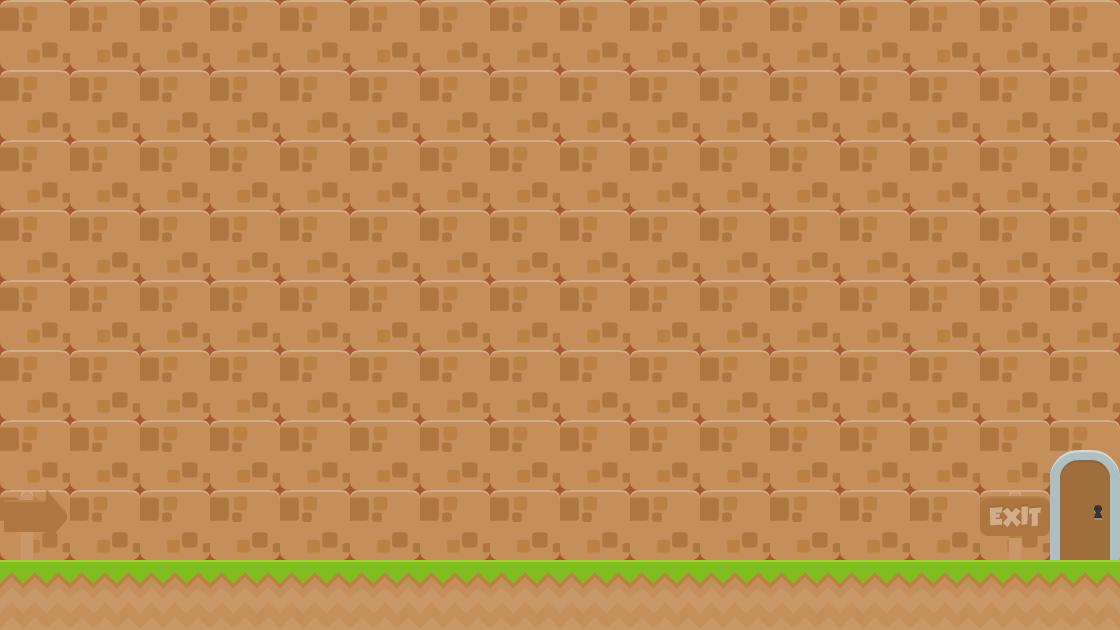

Below is a game level as drawn by its tile map, then a one-line description and the .tmx that defines it (tile-layer data replaced by summaries):
An orthogonal 16x9 tile map with 70x70 px tiles, 3 tile layers (backgrund2, backgrund1, collision), 2 tilesets.

<map version="1.0" orientation="orthogonal" renderorder="right-down" width="16" height="9" tilewidth="70" tileheight="70" backgroundcolor="#a5592e">
 <tileset firstgid="1" name="background-tiles" tilewidth="70" tileheight="70">
  <image source="../img/background-tiles.png" width="910" height="910" />
 </tileset>
 <tileset firstgid="170" name="meta-tiles" tilewidth="70" tileheight="70">
  <image source="../img/meta-tiles.png" width="350" height="70" />
  <tile id="1">
   <properties>
    <property name="type " value="lsope" />
   </properties>
  </tile>
  <tile id="3">
   <properties>
    <property name="type" value="rslope" />
   </properties>
  </tile>
  <tile id="4">
   <properties>
    <property name="type" value="solid" />
   </properties>
  </tile>
 </tileset>
 <layer name="backgrund2" width="16" height="9">
  <data>[144 cells, 128 non-empty, 1 distinct tile ids]</data>
 </layer>
 <layer name="backgrund1" width="16" height="9">
  <data>[144 cells, 20 non-empty, 5 distinct tile ids]</data>
 </layer>
 <layer name="collision" width="16" height="9" opacity="0">
  <data>[144 cells, 16 non-empty, 1 distinct tile ids]</data>
 </layer>
</map>
